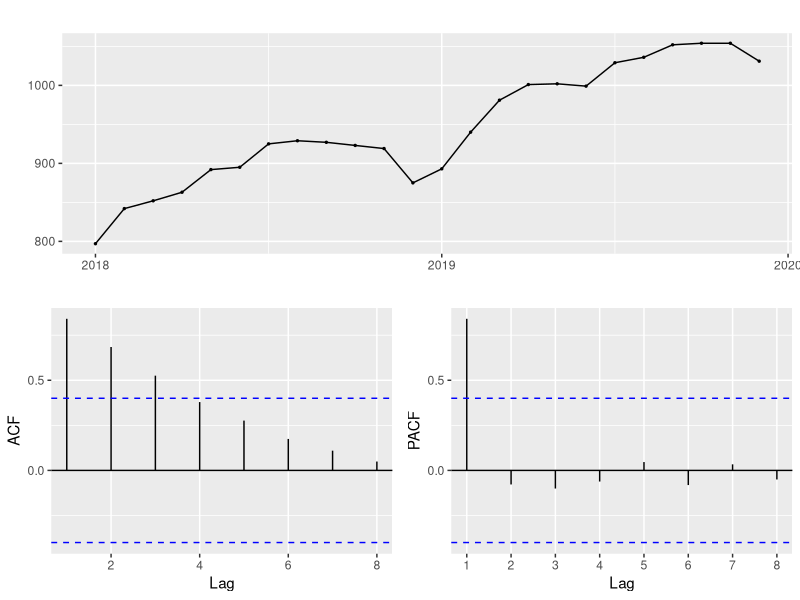
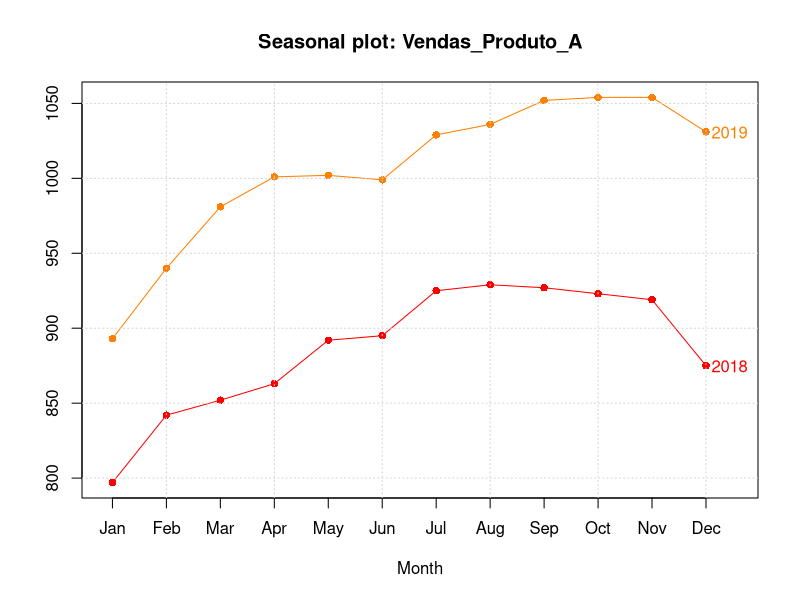
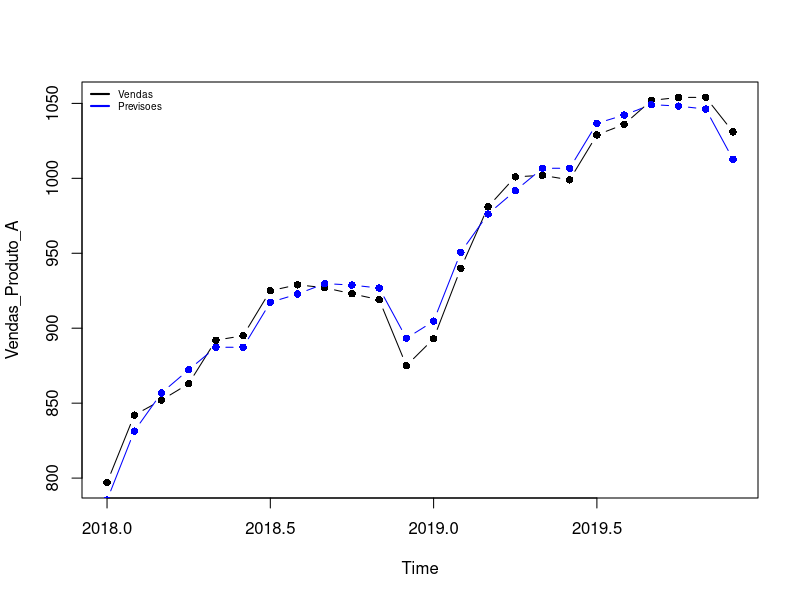
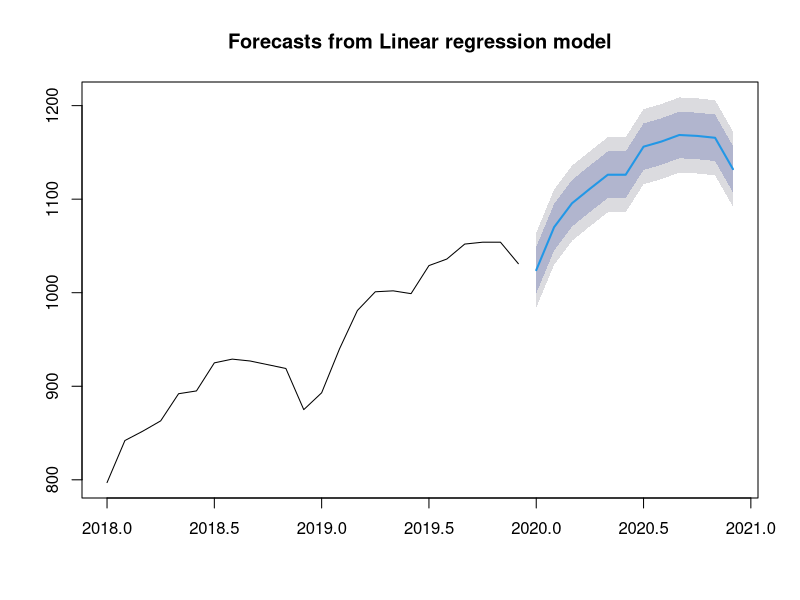

Write the R code that produced these figures, in order.
########################################################################################
#             Aula 2 - Regressao Linear para Series Temporais            #
#                       Prof. Máiron Chaves                                            #
########################################################################################

#Caso a biblioteca não esteja instalada na maquina de voces, utilizar o comando: install.packages()

###################### Carrega Bibliotecas ###############################################
library(dplyr)  #Permite manipular dados com instrucoes semelhantes ao SQL
library(forecast)  #Diversas ferramentas para trabalhar com Séries Temporais
##########################################################################################

vendas_produto_A <- c(797, 842, 852, 863, 892, 895, 925, 929, 927, 923, 919, 875, 
                      893, 940, 981, 1001, 1002, 999, 1029, 1036, 1052, 1054, 1054, 
                      1031)


Vendas_Produto_A <- ts(vendas_produto_A,
                       frequency = 12,
                       start = c(2018,1))

#Visualiza série temporal e autocorrelações
ggtsdisplay(Vendas_Produto_A)

#Visualiza estatísticas descritivas
summary(Vendas_Produto_A)


#Mes vs ano
seasonplot(Vendas_Produto_A,12,
           col=rainbow(12),
           year.labels=TRUE,
           type = "o",
           pch = 16);grid()

#Ajusta modelo linear por Mínimos Quadrados 
modelo <- tslm(formula = Vendas_Produto_A ~
                 trend +
                 season) 
summary(modelo)

plot(Vendas_Produto_A,type = 'b',col = 'black',pch = 16)

lines(modelo$fitted.values,
      col = "blue",
      type ="b",
      pch =16)
legend("topleft", c("Vendas","Previsoes"),
       col=c("black",'blue'), lty=c(1,1),bty="n", cex=0.6, lwd=2)

accuracy(Vendas_Produto_A, modelo$fitted.values)

predicoes <- forecast(modelo, h = 12)
plot(predicoes)

predicoes

